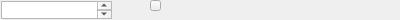
<?xml version="1.0" encoding="UTF-8"?>
<ui version="4.0">
 <class>ShowTrxCodeDialog</class>
 <widget class="QDialog" name="ShowTrxCodeDialog">
  <property name="geometry">
   <rect>
    <x>0</x>
    <y>0</y>
    <width>400</width>
    <height>20</height>
   </rect>
  </property>
  <property name="windowTitle">
   <string>Dialog</string>
  </property>
  <widget class="QToolButton" name="copyBtn">
   <property name="geometry">
    <rect>
     <x>150</x>
     <y>0</y>
     <width>11</width>
     <height>11</height>
    </rect>
   </property>
   <property name="cursor">
    <cursorShape>PointingHandCursor</cursorShape>
   </property>
   <property name="focusPolicy">
    <enum>Qt::NoFocus</enum>
   </property>
   <property name="text">
    <string/>
   </property>
  </widget>
  <widget class="QPlainTextEdit" name="plainTextEdit">
   <property name="geometry">
    <rect>
     <x>1</x>
     <y>1</y>
     <width>111</width>
     <height>18</height>
    </rect>
   </property>
  </widget>
 </widget>
 <resources/>
 <connections/>
</ui>
